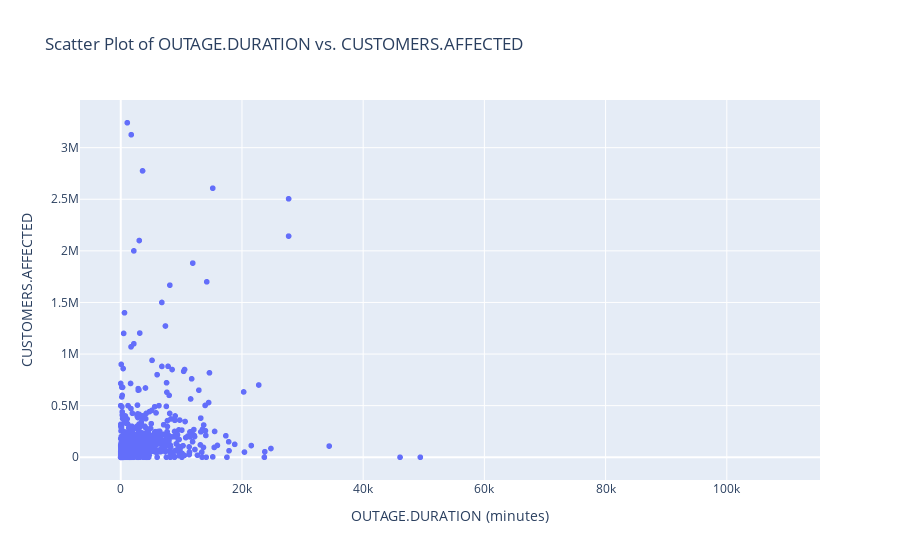
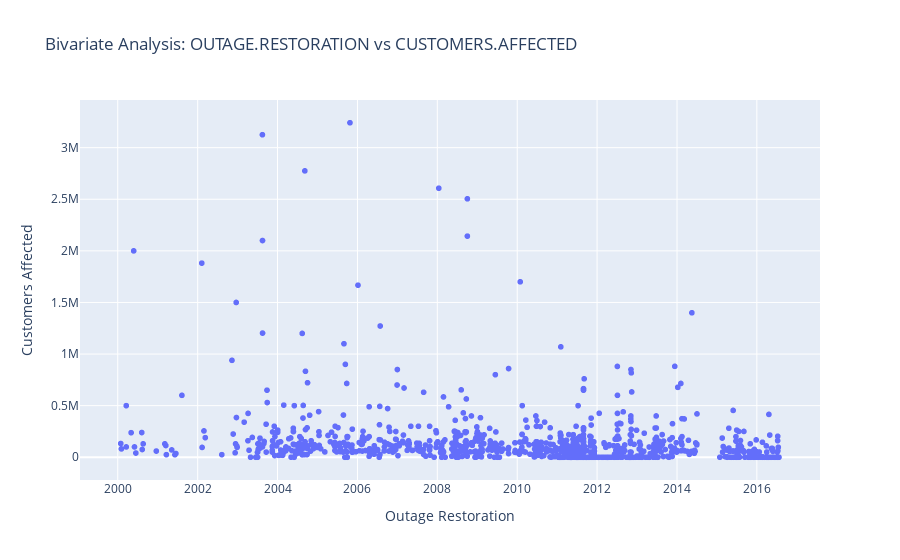
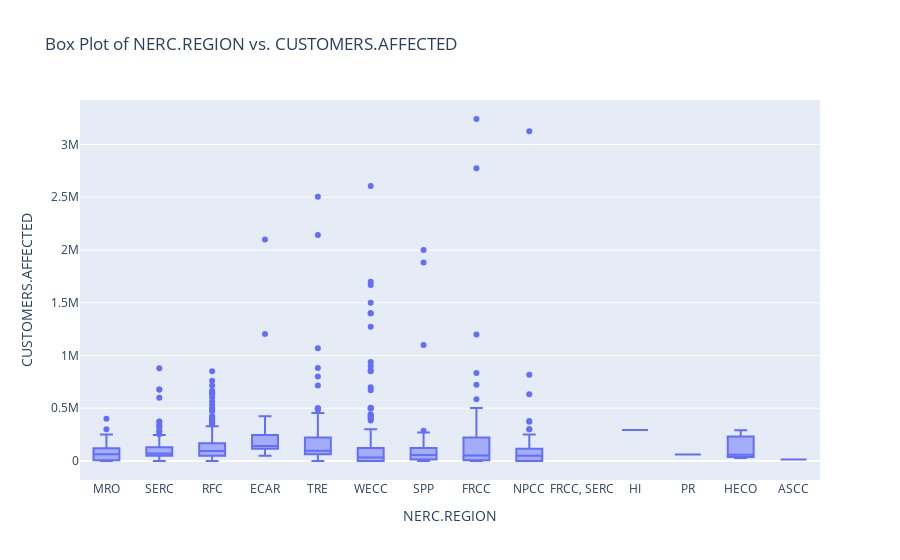

Notebook source saved alongside these figures, in order:
### Markdown cell above
# Exploratory Data Analysis (EDA) Visualizations

## Uncovering Patterns and Comparisons

In this section, we delve into visualizations aimed at uncovering patterns and making insightful comparisons within the power outage dataset. Utilizing scatter plots and box plots, we explore relationships between outage duration and affected customers, as well as variations in customer impact across different NERC regions. These visualizations serve as a foundational step in understanding the nuances and potential factors influencing power outage events.

### Scatter Plot of OUTAGE.DURATION vs. CUSTOMERS.AFFECTED
**Description:**
This scatter plot is created to visually assess the potential correlation or pattern between the duration of power outages ('OUTAGE.DURATION') and the number of customers affected ('CUSTOMERS.AFFECTED'). Each point on the plot represents a specific power outage event, with the x-axis indicating the duration of the outage in minutes and the y-axis representing the number of affected customers. By examining the distribution of points, one can infer whether longer durations tend to result in a higher number of affected customers or if there are other patterns worth exploring.

### Scatter Plot of OUTAGE.RESTORATION vs. CUSTOMERS.AFFECTED
**Description:**
This scatter plot provides a visual representation of the relationship between the restoration time of power outages ('OUTAGE.RESTORATION') and the number of customers affected ('CUSTOMERS.AFFECTED'). Each point on the plot corresponds to a specific power outage event, with the x-axis depicting the restoration time and the y-axis representing the number of affected customers. The plot allows for an exploration of patterns and trends, enabling observations about whether quicker restoration times correlate with fewer affected customers or if there are notable outliers indicating unusual scenarios. The tooltips include information about the state and cause category for each data point, providing additional context for the analysis.

### Box Plot of NERC.REGION vs. CUSTOMERS.AFFECTED
**Description:**
This box plot is designed to compare the distribution of the number of customers affected ('CUSTOMERS.AFFECTED') across different NERC (North American Electric Reliability Corporation) regions. Each box represents the interquartile range (IQR) of the data for a specific region, with the median indicated by the horizontal line inside the box. Outliers are also displayed as individual points. By examining these box plots, one can gain insights into the variations in the impact of power outages on customers across different NERC regions.

### Code cell
# Create a scatter plot
fig1 = px.scatter(outage_cleaned, x='OUTAGE.DURATION', y='CUSTOMERS.AFFECTED', title='Scatter Plot of OUTAGE.DURATION vs. CUSTOMERS.AFFECTED')
fig1.update_xaxes(title_text='OUTAGE.DURATION (minutes)')
fig1.update_yaxes(title_text='CUSTOMERS.AFFECTED')
fig1.show()
fig1.write_html(os.path.join('Assets', 'scatter.html'), include_plotlyjs='cdn')

# Create a scatter plot using Plotly Express
outage_cleaned['OUTAGE.RESTORATION'] = pd.to_datetime(outage_cleaned['OUTAGE.RESTORATION'])
fig2 = px.scatter(outage_cleaned, x='OUTAGE.RESTORATION', y='CUSTOMERS.AFFECTED', title='Bivariate Analysis: OUTAGE.RESTORATION vs CUSTOMERS.AFFECTED',
                 labels={'OUTAGE.RESTORATION': 'Outage Restoration', 'CUSTOMERS.AFFECTED': 'Customers Affected'},
                 hover_data=['U.S._STATE', 'CAUSE.CATEGORY'])

# Show the plot
fig2.show()

# Create a box plot
fig3 = px.box(outage_cleaned, x='NERC.REGION', y='CUSTOMERS.AFFECTED', title='Box Plot of NERC.REGION vs. CUSTOMERS.AFFECTED')
fig3.update_xaxes(title_text='NERC.REGION')
fig3.update_yaxes(title_text='CUSTOMERS.AFFECTED')
fig3.show()
fig2.write_html(os.path.join('Assets', 'box_plot.html'), include_plotlyjs='cdn')

### Figure 1 — Plotly figure (JSON) as saved in the notebook; plotly's stock layout.template omitted (floating-point values rounded to 4 significant figures; data arrays with more than 128 entries replaced by an {"elided": "..."} marker saying what was removed)
{"data": [{"hovertemplate": "OUTAGE.DURATION=%{x}<br>CUSTOMERS.AFFECTED=%{y}<extra></extra>", "legendgroup": "", "marker": {"color": "#636efa", "symbol": "circle"}, "mode": "markers", "name": "", "showlegend": false, "type": "scattergl", "x": {"elided": "1534 int values"}, "xaxis": "x", "y": {"elided": "1534 int values"}, "yaxis": "y"}], "layout": {"legend": {"tracegroupgap": 0}, "title": {"text": "Scatter Plot of OUTAGE.DURATION vs. CUSTOMERS.AFFECTED"}, "xaxis": {"anchor": "y", "domain": [0, 1], "title": {"text": "OUTAGE.DURATION (minutes)"}}, "yaxis": {"anchor": "x", "domain": [0, 1], "title": {"text": "CUSTOMERS.AFFECTED"}}}}

### Figure 2 — Plotly figure (JSON) as saved in the notebook; plotly's stock layout.template omitted (floating-point values rounded to 4 significant figures; data arrays with more than 128 entries replaced by an {"elided": "..."} marker saying what was removed)
{"data": [{"customdata": {"elided": "1534x2 str values"}, "hovertemplate": "Outage Restoration=%{x}<br>Customers Affected=%{y}<br>U.S._STATE=%{customdata[0]}<br>CAUSE.CATEGORY=%{customdata[1]}<extra></extra>", "legendgroup": "", "marker": {"color": "#636efa", "symbol": "circle"}, "mode": "markers", "name": "", "showlegend": false, "type": "scattergl", "x": {"elided": "1534 str values"}, "xaxis": "x", "y": {"elided": "1534 int values"}, "yaxis": "y"}], "layout": {"legend": {"tracegroupgap": 0}, "title": {"text": "Bivariate Analysis: OUTAGE.RESTORATION vs CUSTOMERS.AFFECTED"}, "xaxis": {"anchor": "y", "domain": [0, 1], "title": {"text": "Outage Restoration"}}, "yaxis": {"anchor": "x", "domain": [0, 1], "title": {"text": "Customers Affected"}}}}

### Figure 3 — Plotly figure (JSON) as saved in the notebook; plotly's stock layout.template omitted (floating-point values rounded to 4 significant figures; data arrays with more than 128 entries replaced by an {"elided": "..."} marker saying what was removed)
{"data": [{"alignmentgroup": "True", "hovertemplate": "NERC.REGION=%{x}<br>CUSTOMERS.AFFECTED=%{y}<extra></extra>", "legendgroup": "", "marker": {"color": "#636efa"}, "name": "", "notched": false, "offsetgroup": "", "orientation": "v", "showlegend": false, "type": "box", "x": {"elided": "1534 str values"}, "x0": " ", "xaxis": "x", "y": {"elided": "1534 int values"}, "y0": " ", "yaxis": "y"}], "layout": {"boxmode": "group", "legend": {"tracegroupgap": 0}, "title": {"text": "Box Plot of NERC.REGION vs. CUSTOMERS.AFFECTED"}, "xaxis": {"anchor": "y", "domain": [0, 1], "title": {"text": "NERC.REGION"}}, "yaxis": {"anchor": "x", "domain": [0, 1], "title": {"text": "CUSTOMERS.AFFECTED"}}}}
